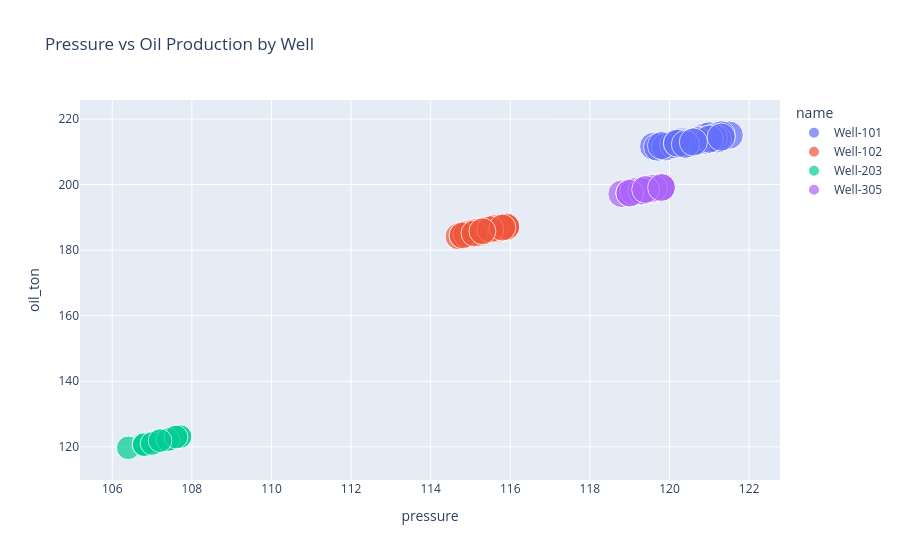

The notebook cell saved with this chart:
### Markdown cell above
## 4. Temperature & Pressure Impact on Production

### Code cell
# Scatter: pressure vs oil production
fig = px.scatter(prod_with_wells, x='pressure', y='oil_ton', color='name',
                 size='energy_kwh', hover_data=['date'],
                 title='Pressure vs Oil Production by Well')
fig.show()
